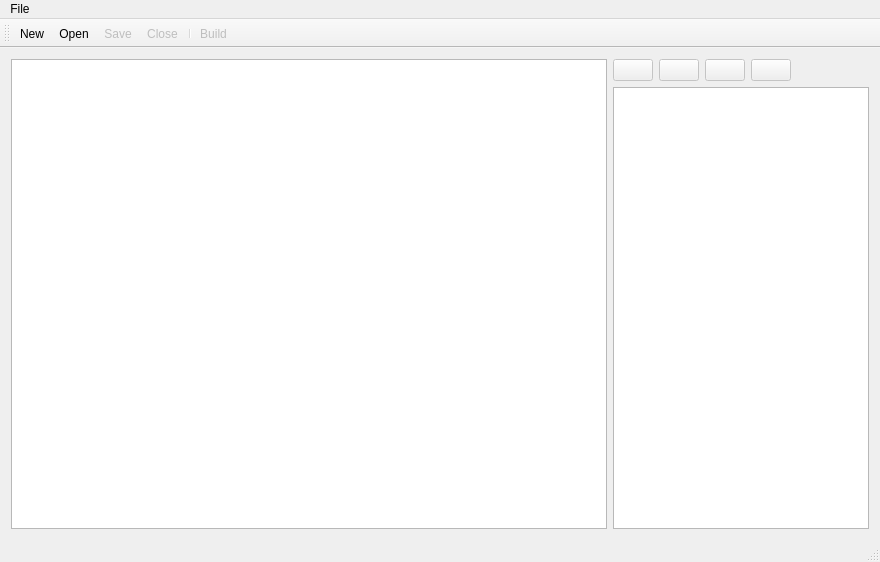
<?xml version="1.0" encoding="UTF-8"?>
<ui version="4.0">
 <class>MainWindow</class>
 <widget class="QMainWindow" name="MainWindow">
  <property name="geometry">
   <rect>
    <x>0</x>
    <y>0</y>
    <width>880</width>
    <height>562</height>
   </rect>
  </property>
  <property name="windowTitle">
   <string>MainWindow</string>
  </property>
  <widget class="QWidget" name="centralWidget">
   <layout class="QHBoxLayout" name="horizontalLayout">
    <item>
     <widget class="MyGraphicsView" name="graphicsView">
      <property name="sizePolicy">
       <sizepolicy hsizetype="Expanding" vsizetype="Expanding">
        <horstretch>70</horstretch>
        <verstretch>0</verstretch>
       </sizepolicy>
      </property>
     </widget>
    </item>
    <item>
     <layout class="QVBoxLayout" name="verticalLayout">
      <item>
       <layout class="QHBoxLayout" name="horizontalLayout_2">
        <item>
         <widget class="QPushButton" name="pushButtonAddSourceImage">
          <property name="enabled">
           <bool>false</bool>
          </property>
          <property name="toolTip">
           <string>Add source image</string>
          </property>
          <property name="text">
           <string/>
          </property>
          <property name="icon">
           <iconset resource="Resources.qrc">
            <normaloff>:/Icons/Camera.png</normaloff>:/Icons/Camera.png</iconset>
          </property>
          <property name="iconSize">
           <size>
            <width>16</width>
            <height>16</height>
           </size>
          </property>
         </widget>
        </item>
        <item>
         <widget class="QPushButton" name="pushButtonAddSprite">
          <property name="enabled">
           <bool>false</bool>
          </property>
          <property name="toolTip">
           <string>Add sprite</string>
          </property>
          <property name="text">
           <string/>
          </property>
          <property name="icon">
           <iconset resource="Resources.qrc">
            <normaloff>:/Icons/Plus.png</normaloff>:/Icons/Plus.png</iconset>
          </property>
          <property name="iconSize">
           <size>
            <width>16</width>
            <height>16</height>
           </size>
          </property>
         </widget>
        </item>
        <item>
         <widget class="QPushButton" name="pushButtonDeleteSprite">
          <property name="enabled">
           <bool>false</bool>
          </property>
          <property name="toolTip">
           <string>Delete sprite/image tree</string>
          </property>
          <property name="text">
           <string/>
          </property>
          <property name="icon">
           <iconset resource="Resources.qrc">
            <normaloff>:/Icons/Minus.png</normaloff>:/Icons/Minus.png</iconset>
          </property>
          <property name="iconSize">
           <size>
            <width>16</width>
            <height>16</height>
           </size>
          </property>
         </widget>
        </item>
        <item>
         <widget class="QPushButton" name="pushButtonCog">
          <property name="enabled">
           <bool>false</bool>
          </property>
          <property name="toolTip">
           <string>Enable centre of gravity</string>
          </property>
          <property name="text">
           <string/>
          </property>
          <property name="icon">
           <iconset resource="Resources.qrc">
            <normaloff>:/Icons/Cog.png</normaloff>:/Icons/Cog.png</iconset>
          </property>
          <property name="iconSize">
           <size>
            <width>16</width>
            <height>16</height>
           </size>
          </property>
          <property name="checkable">
           <bool>true</bool>
          </property>
          <property name="checked">
           <bool>false</bool>
          </property>
         </widget>
        </item>
        <item>
         <spacer name="horizontalSpacer">
          <property name="orientation">
           <enum>Qt::Horizontal</enum>
          </property>
          <property name="sizeHint" stdset="0">
           <size>
            <width>40</width>
            <height>20</height>
           </size>
          </property>
         </spacer>
        </item>
       </layout>
      </item>
      <item>
       <widget class="QTreeWidget" name="treeWidget">
        <attribute name="headerVisible">
         <bool>false</bool>
        </attribute>
        <column>
         <property name="text">
          <string notr="true">1</string>
         </property>
        </column>
       </widget>
      </item>
     </layout>
    </item>
   </layout>
  </widget>
  <widget class="QMenuBar" name="menuBar">
   <property name="geometry">
    <rect>
     <x>0</x>
     <y>0</y>
     <width>880</width>
     <height>22</height>
    </rect>
   </property>
   <widget class="QMenu" name="menuFile">
    <property name="title">
     <string>File</string>
    </property>
    <addaction name="actionNew"/>
    <addaction name="actionOpen"/>
    <addaction name="actionSave"/>
    <addaction name="actionSave_As"/>
    <addaction name="actionClose"/>
    <addaction name="separator"/>
    <addaction name="actionBuild"/>
    <addaction name="separator"/>
    <addaction name="actionExit"/>
   </widget>
   <addaction name="menuFile"/>
  </widget>
  <widget class="QToolBar" name="mainToolBar">
   <property name="enabled">
    <bool>true</bool>
   </property>
   <property name="iconSize">
    <size>
     <width>16</width>
     <height>16</height>
    </size>
   </property>
   <attribute name="toolBarArea">
    <enum>TopToolBarArea</enum>
   </attribute>
   <attribute name="toolBarBreak">
    <bool>false</bool>
   </attribute>
   <addaction name="actionNew"/>
   <addaction name="actionOpen"/>
   <addaction name="actionSave"/>
   <addaction name="actionClose"/>
   <addaction name="separator"/>
   <addaction name="actionBuild"/>
  </widget>
  <widget class="QStatusBar" name="statusBar"/>
  <action name="actionNew">
   <property name="enabled">
    <bool>true</bool>
   </property>
   <property name="icon">
    <iconset resource="Resources.qrc">
     <normaloff>:/Icons/NewFile.png</normaloff>:/Icons/NewFile.png</iconset>
   </property>
   <property name="text">
    <string>New</string>
   </property>
   <property name="shortcut">
    <string>Ctrl+N</string>
   </property>
  </action>
  <action name="actionSave">
   <property name="enabled">
    <bool>false</bool>
   </property>
   <property name="icon">
    <iconset resource="Resources.qrc">
     <normaloff>:/Icons/FileSave.png</normaloff>:/Icons/FileSave.png</iconset>
   </property>
   <property name="text">
    <string>Save</string>
   </property>
   <property name="shortcut">
    <string>Ctrl+S</string>
   </property>
  </action>
  <action name="actionOpen">
   <property name="icon">
    <iconset resource="Resources.qrc">
     <normaloff>:/Icons/FileOpen.png</normaloff>:/Icons/FileOpen.png</iconset>
   </property>
   <property name="text">
    <string>Open</string>
   </property>
   <property name="shortcut">
    <string>Ctrl+O</string>
   </property>
  </action>
  <action name="actionSave_As">
   <property name="enabled">
    <bool>false</bool>
   </property>
   <property name="text">
    <string>Save As</string>
   </property>
   <property name="shortcut">
    <string>Ctrl+Shift+S</string>
   </property>
  </action>
  <action name="actionClose">
   <property name="enabled">
    <bool>false</bool>
   </property>
   <property name="icon">
    <iconset resource="Resources.qrc">
     <normaloff>:/Icons/FileClose.png</normaloff>:/Icons/FileClose.png</iconset>
   </property>
   <property name="text">
    <string>Close</string>
   </property>
   <property name="shortcut">
    <string>Ctrl+W</string>
   </property>
  </action>
  <action name="actionExit">
   <property name="text">
    <string>Exit</string>
   </property>
   <property name="shortcut">
    <string>Ctrl+Q</string>
   </property>
  </action>
  <action name="actionBuild">
   <property name="enabled">
    <bool>false</bool>
   </property>
   <property name="icon">
    <iconset resource="Resources.qrc">
     <normaloff>:/Icons/Build.png</normaloff>:/Icons/Build.png</iconset>
   </property>
   <property name="text">
    <string>Build</string>
   </property>
  </action>
 </widget>
 <layoutdefault spacing="6" margin="11"/>
 <customwidgets>
  <customwidget>
   <class>MyGraphicsView</class>
   <extends>QGraphicsView</extends>
   <header location="global">mygraphicsview.h</header>
   <slots>
    <signal>dataChanged()</signal>
   </slots>
  </customwidget>
 </customwidgets>
 <resources>
  <include location="Resources.qrc"/>
 </resources>
 <connections>
  <connection>
   <sender>pushButtonAddSourceImage</sender>
   <signal>clicked()</signal>
   <receiver>MainWindow</receiver>
   <slot>addSourceImage()</slot>
   <hints>
    <hint type="sourcelabel">
     <x>628</x>
     <y>58</y>
    </hint>
    <hint type="destinationlabel">
     <x>439</x>
     <y>280</y>
    </hint>
   </hints>
  </connection>
  <connection>
   <sender>treeWidget</sender>
   <signal>itemClicked(QTreeWidgetItem*,int)</signal>
   <receiver>MainWindow</receiver>
   <slot>itemClicked(QTreeWidgetItem*,int)</slot>
   <hints>
    <hint type="sourcelabel">
     <x>741</x>
     <y>309</y>
    </hint>
    <hint type="destinationlabel">
     <x>439</x>
     <y>280</y>
    </hint>
   </hints>
  </connection>
  <connection>
   <sender>pushButtonAddSprite</sender>
   <signal>clicked()</signal>
   <receiver>MainWindow</receiver>
   <slot>addSprite()</slot>
   <hints>
    <hint type="sourcelabel">
     <x>662</x>
     <y>58</y>
    </hint>
    <hint type="destinationlabel">
     <x>439</x>
     <y>280</y>
    </hint>
   </hints>
  </connection>
  <connection>
   <sender>pushButtonDeleteSprite</sender>
   <signal>clicked()</signal>
   <receiver>MainWindow</receiver>
   <slot>deleteSprite()</slot>
   <hints>
    <hint type="sourcelabel">
     <x>696</x>
     <y>58</y>
    </hint>
    <hint type="destinationlabel">
     <x>439</x>
     <y>280</y>
    </hint>
   </hints>
  </connection>
  <connection>
   <sender>treeWidget</sender>
   <signal>itemSelectionChanged()</signal>
   <receiver>MainWindow</receiver>
   <slot>itemSelectionChanged()</slot>
   <hints>
    <hint type="sourcelabel">
     <x>741</x>
     <y>303</y>
    </hint>
    <hint type="destinationlabel">
     <x>439</x>
     <y>280</y>
    </hint>
   </hints>
  </connection>
  <connection>
   <sender>pushButtonCog</sender>
   <signal>clicked(bool)</signal>
   <receiver>MainWindow</receiver>
   <slot>pushButtonCogClicked(bool)</slot>
   <hints>
    <hint type="sourcelabel">
     <x>730</x>
     <y>58</y>
    </hint>
    <hint type="destinationlabel">
     <x>439</x>
     <y>280</y>
    </hint>
   </hints>
  </connection>
  <connection>
   <sender>actionNew</sender>
   <signal>triggered()</signal>
   <receiver>MainWindow</receiver>
   <slot>fileNew()</slot>
   <hints>
    <hint type="sourcelabel">
     <x>-1</x>
     <y>-1</y>
    </hint>
    <hint type="destinationlabel">
     <x>439</x>
     <y>280</y>
    </hint>
   </hints>
  </connection>
  <connection>
   <sender>actionOpen</sender>
   <signal>triggered()</signal>
   <receiver>MainWindow</receiver>
   <slot>fileOpen()</slot>
   <hints>
    <hint type="sourcelabel">
     <x>-1</x>
     <y>-1</y>
    </hint>
    <hint type="destinationlabel">
     <x>439</x>
     <y>280</y>
    </hint>
   </hints>
  </connection>
  <connection>
   <sender>actionSave</sender>
   <signal>triggered()</signal>
   <receiver>MainWindow</receiver>
   <slot>fileSave()</slot>
   <hints>
    <hint type="sourcelabel">
     <x>-1</x>
     <y>-1</y>
    </hint>
    <hint type="destinationlabel">
     <x>439</x>
     <y>280</y>
    </hint>
   </hints>
  </connection>
  <connection>
   <sender>actionSave_As</sender>
   <signal>triggered()</signal>
   <receiver>MainWindow</receiver>
   <slot>fileSaveAs()</slot>
   <hints>
    <hint type="sourcelabel">
     <x>-1</x>
     <y>-1</y>
    </hint>
    <hint type="destinationlabel">
     <x>439</x>
     <y>280</y>
    </hint>
   </hints>
  </connection>
  <connection>
   <sender>actionClose</sender>
   <signal>triggered()</signal>
   <receiver>MainWindow</receiver>
   <slot>fileClose()</slot>
   <hints>
    <hint type="sourcelabel">
     <x>-1</x>
     <y>-1</y>
    </hint>
    <hint type="destinationlabel">
     <x>439</x>
     <y>280</y>
    </hint>
   </hints>
  </connection>
  <connection>
   <sender>graphicsView</sender>
   <signal>dataChanged()</signal>
   <receiver>MainWindow</receiver>
   <slot>dataChanged()</slot>
   <hints>
    <hint type="sourcelabel">
     <x>307</x>
     <y>289</y>
    </hint>
    <hint type="destinationlabel">
     <x>439</x>
     <y>280</y>
    </hint>
   </hints>
  </connection>
  <connection>
   <sender>actionExit</sender>
   <signal>triggered()</signal>
   <receiver>MainWindow</receiver>
   <slot>close()</slot>
   <hints>
    <hint type="sourcelabel">
     <x>-1</x>
     <y>-1</y>
    </hint>
    <hint type="destinationlabel">
     <x>439</x>
     <y>280</y>
    </hint>
   </hints>
  </connection>
  <connection>
   <sender>actionBuild</sender>
   <signal>triggered()</signal>
   <receiver>MainWindow</receiver>
   <slot>build()</slot>
   <hints>
    <hint type="sourcelabel">
     <x>-1</x>
     <y>-1</y>
    </hint>
    <hint type="destinationlabel">
     <x>439</x>
     <y>280</y>
    </hint>
   </hints>
  </connection>
 </connections>
 <slots>
  <slot>addSourceImage()</slot>
  <slot>itemClicked(QTreeWidgetItem*,int)</slot>
  <slot>addSprite()</slot>
  <slot>deleteSprite()</slot>
  <slot>itemSelectionChanged()</slot>
  <slot>pushButtonCogClicked(bool)</slot>
  <slot>fileOpen()</slot>
  <slot>fileNew()</slot>
  <slot>fileSave()</slot>
  <slot>fileSaveAs()</slot>
  <slot>fileClose()</slot>
  <slot>dataChanged()</slot>
  <slot>build()</slot>
 </slots>
</ui>
